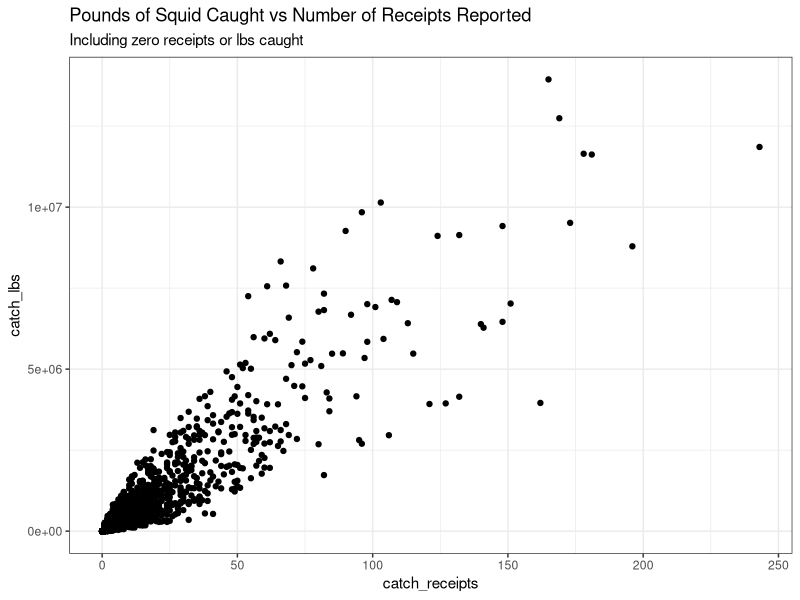
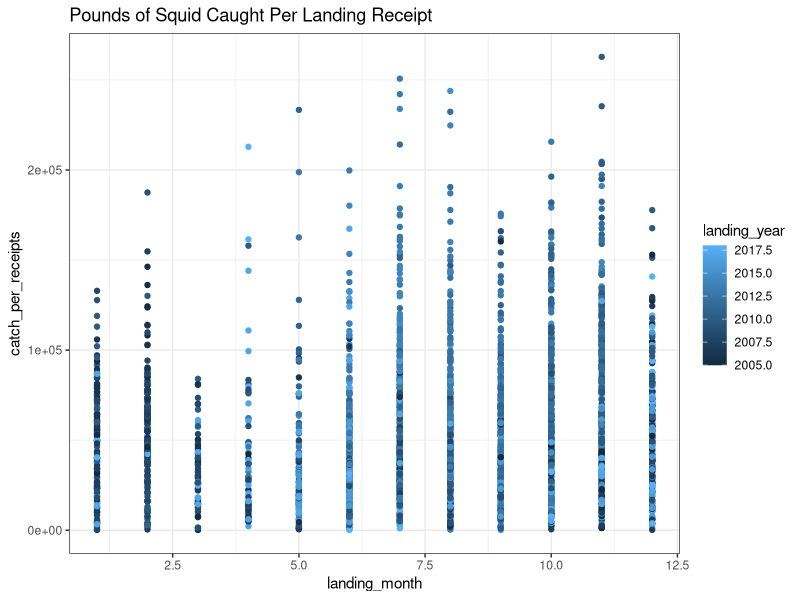

Source code (R) for these figures, in order:
## ---- chunk 1
knitr::opts_chunk$set(echo = TRUE)
## ---- chunk 2
# Read in libraries
library(tidyverse)
library(here)
## ---- chunk 3
# Read in the data to use
squid_fishing_data <- read.csv(here("data", "fishing_effort_per_block.csv"))
## ---- chunk 4
ggplot(data = squid_fishing_data, aes(x = catch_receipts, y = catch_lbs))+
  geom_point()+
  theme_bw()+
  labs(title = "Pounds of Squid Caught vs Number of Receipts Reported",
       subtitle = "Including zero receipts or lbs caught")
## ---- chunk 5
ggplot(data = squid_fishing_data)+
  geom_point(aes(x = landing_month, y = catch_per_receipts, color = landing_year))+
  theme_bw()+
  labs(title = "Pounds of Squid Caught Per Landing Receipt")
